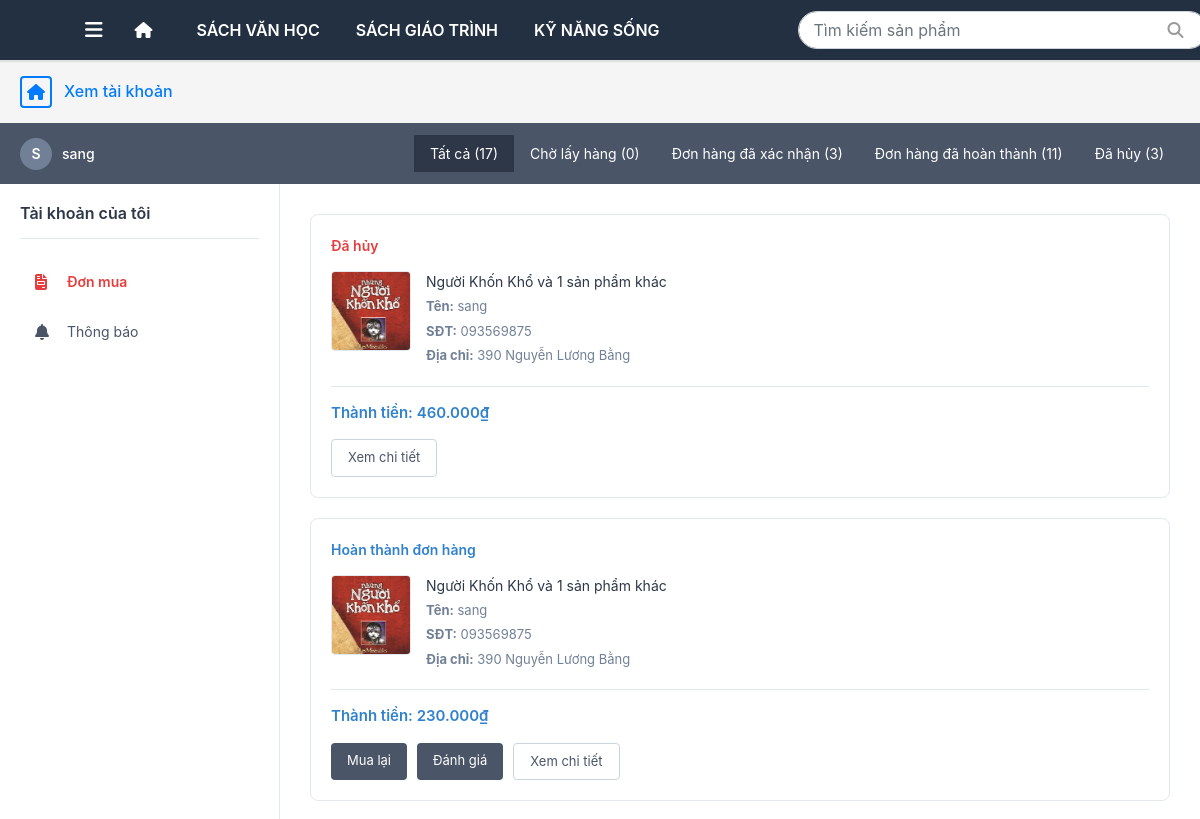
Before: /my-orders/ (signed in, upper part) with the older database file.
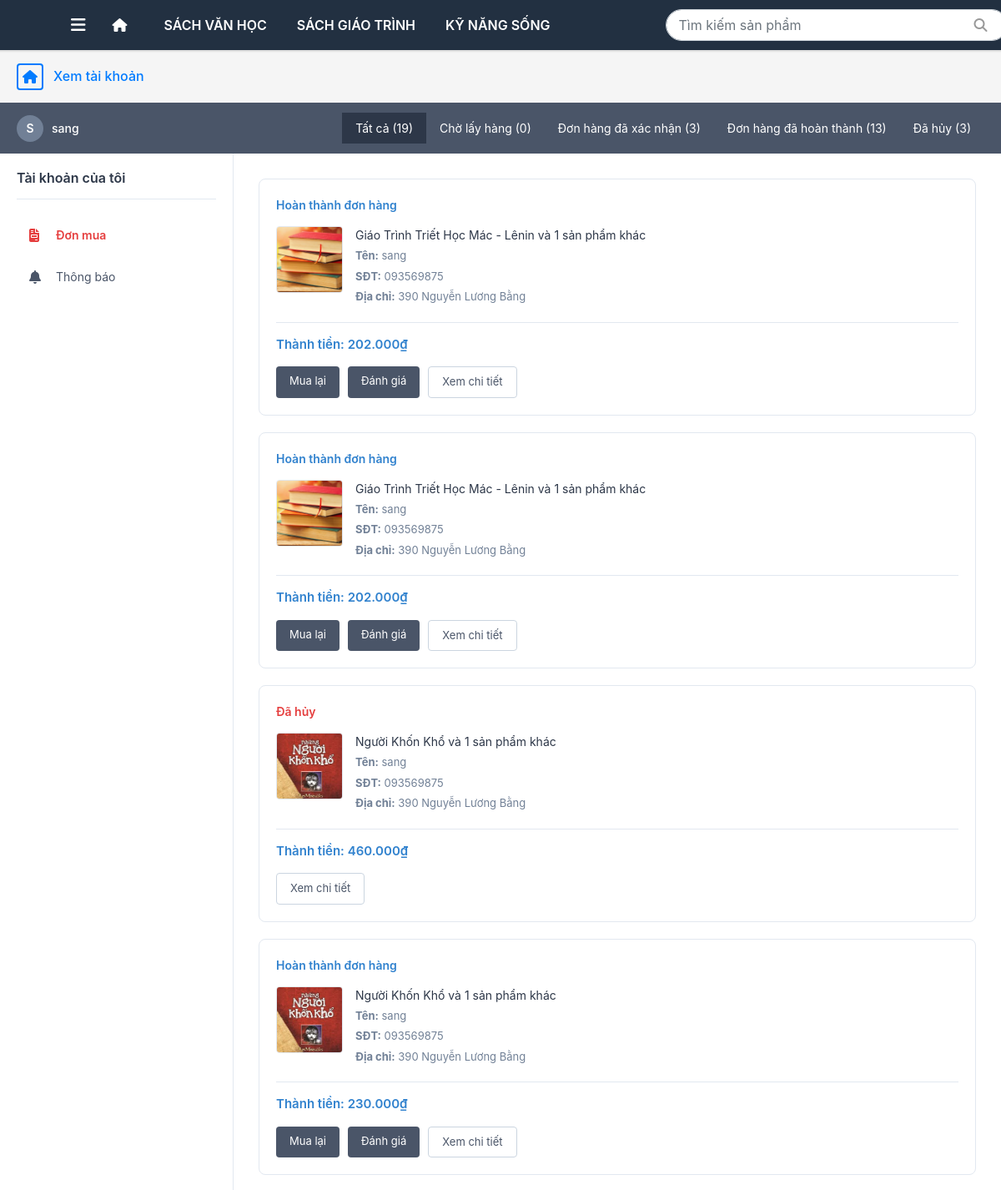
After: the same page with the newer database file.
### booksale_app/models.py (models this page shows, shortened)
class Category(models.Model):
    category_name = models.CharField(
        max_length = 255,
        blank=False, null=False,
        help_text = "Tên danh mục"
    )
    description = models.TextField(
        blank=False, null=False,
        help_text = "Mô tả"
    )
    created_at = models.DateTimeField(
        auto_now_add=True
    )
    updated_at = models.DateTimeField(
        auto_now_add=True
    )

class Order(models.Model):
    STATUS_CHOICES = [
        ('confirmed', 'Đã xác nhận'),
        ('pending', 'Chờ xác nhận'),
        ('cancelled', 'Đã hủy'),
        ('completed', 'Hoàn thành')
    ]
    order_date = models.DateTimeField(auto_now_add=True)
    total_amount = models.DecimalField(
        max_digits=10,
        decimal_places=3,
        null=True,         # cho phép null
        blank=True,
    )
    status = models.CharField(
        max_length=20,
        choices=STATUS_CHOICES,
        default='pending'  # mặc định là "Chờ xác nhận"
    )
    cancel_reason = models.TextField(blank=True, null=True)
    shipping_date = models.DateField(verbose_name= "Ngày giao hàng", blank=True, null=True)
    note = models.TextField(blank=True, null=True)
    customer = models.ForeignKey(
        Customer,
        on_delete = models.PROTECT
    )
    payment_method = models.CharField(choices=PaymentMethod.choices, max_length=20)

class Product(models.Model):
    product_name = models.CharField(
        max_length = 255,
        blank=False, null=False,
        help_text = "Tên sản phẩm"
    )
    description = models.TextField(
        blank=False, null=False,
        help_text = "Mô tả"
    )
    image = models.ImageField(upload_to='products/', null=True, blank=True)
    cost_price = models.DecimalField(
        max_digits=10,
        decimal_places=3
    )
    sell_price = models.DecimalField(
        max_digits=10,
        decimal_places=3
    )
    quantity = models.PositiveIntegerField(default=0)
    publisher = models.ForeignKey(
        Publisher,
        on_delete=models.CASCADE
    )
    category = models.ForeignKey(
        Category,
        on_delete=models.CASCADE
    )
    genre = models.ManyToManyField(
        'Genre',
        through="Genre_Item")
    cart = models.ManyToManyField(
        'Cart',
        through='Cart_Item'
    )
    order = models.ManyToManyField(
        'Order',
         through="Order_Item"
    )

class Customer(models.Model):
    user = models.OneToOneField(auth.get_user_model(), on_delete=models.CASCADE, null=True, blank=True)
    cust_name = models.CharField(
        max_length = 255,
        blank=False, null=False,
        help_text = "Tên khách hàng"
    )
    email = models.EmailField(
        max_length = 100,
        help_text = "Email"
    )
    phone = models.CharField(
        max_length = 15,
        blank=False, null=False,
        help_text = "Số điện thoại"
    )
    address = models.CharField(
        max_length = 255,
        blank=False, null=False,
        help_text = "Địa chi"
    )
    dob = models.DateField(
        verbose_name="Ngày sinh",
        blank=True, null=True
    )
    avatar = models.ImageField(upload_to='customers/', null=True, blank=True)
    create_at = models.DateTimeField(
        verbose_name = "Ngày tạo",
        auto_now_add=True
    )

### booksale_app/views/user_view/my_orders.py (the view)
# urls.py: path('my-orders/', views.my_orders, name='my_orders'),
@login_required(login_url="/accounts/login/kh/")
@group_required('KH', login_url="/accounts/login/kh/")
def my_orders(request):
    customer, created = Customer.objects.get_or_create(
        user=request.user,
        defaults={
            'cust_name': request.user.get_full_name() or request.user.username,
            'email': request.user.email or '',
            'phone': '',
            'address': '',
            'dob': timezone.now().date()
        }
    )
    status_filter = request.GET.get('status', 'all')
    orders = Order.objects.filter(customer=customer).order_by('-order_date')
    if status_filter == 'pending':
        orders = orders.filter(status='pending')
    elif status_filter == 'confirmed':
        orders = orders.filter(status='confirmed')
    elif status_filter == 'completed':
        orders = orders.filter(status='completed')
    elif status_filter == 'cancelled':
        orders = orders.filter(status='cancelled')
    order_list = []
    for order in orders:
        order_items = Order_Item.objects.filter(order=order).select_related('product')
        total = order.total_amount
        first_item = order_items.first()
        first_product = first_item.product if first_item else None
        product_names = [item.product.product_name for item in order_items[:1]]
        if order_items.count() > 1:
            product_display = f"{product_names[0]} và {order_items.count() - 1} sản phẩm khác"
        else:
            product_display = product_names[0] if product_names else "Sản phẩm"
        order_customer = order.customer
        order_list.append({
            'order': order,
            'total': total,
            'first_product': first_product,  # Truyền product object để dùng image.url
            'product_display': product_display,
            'item_count': order_items.count(),
            'first_item': first_item,
            'name': order_customer.cust_name,
            'phone': order_customer.phone or 'Chưa cập nhật',
            'address': order_customer.address or 'Chưa cập nhật',
        })
    all_count = Order.objects.filter(customer=customer).count()
    pending_count = Order.objects.filter(customer=customer, status='pending').count()
    confirmed_count = Order.objects.filter(customer=customer, status='confirmed').count()
    completed_count = Order.objects.filter(customer=customer, status='completed').count()
    cancelled_count = Order.objects.filter(customer=customer, status='cancelled').count()
    context = {
        'order_list': order_list,
        'status_filter': status_filter,
        'all_count': all_count,
        'pending_count': pending_count,
        'confirmed_count': confirmed_count,
        'completed_count': completed_count,
        'cancelled_count': cancelled_count,
        'customer': customer
    }
    return render(request, 'user_temp/my_orders/my_orders.html', context)

### booksale_app/context_processors.py (called while the page is built)
def categories_and_cart(request):
    context = {
        'categories': Category.objects.all()[:3],  # Lấy 3 categories đầu tiên cho menu
        'cart_count': 0
    }
    if request.user.is_authenticated:
        try:
            customer = Customer.objects.get(user=request.user)
            cart = Cart.objects.filter(customer=customer).first()
            if cart:
                cart_count = Cart_Item.objects.filter(cart=cart).aggregate(
                    total=Sum('quantity')
                )['total'] or 0
                context['cart_count'] = int(cart_count) if cart_count else 0
        except (Customer.DoesNotExist, AttributeError):
            context['cart_count'] = 0
    return context

def global_user_context(request):
    user = request.user
    is_kh = False
    role = None
    if user.is_authenticated:
        is_kh = user.groups.filter(name="KH").exists()
        if user.groups.filter(name="NVBH").exists():
            role = "NVBH"
        elif user.groups.filter(name="NVTK").exists():
            role = "NVTK"
    return {
        "is_kh": is_kh,
        "role": role,
    }

### booksale_app/templates/user_temp/my_orders/my_orders.html (shortened to what the changed rows need)
{% extends 'user_temp/base.html' %}
{% load static %}
{% block content %}
<div class="my-orders-container">
    <div class="breadcrumb-bar">
        <div class="breadcrumb-content">
            <h2 class="breadcrumb-title">Xem tài khoản</h2>
        </div>
    </div>
    <div class="top-header-bar">
        <div class="header-filter-tabs">
            <a href="?status=all" class="header-filter-tab {% if status_filter == 'all' %}active{% endif %}">
                Tất cả ({{ all_count }})
            </a>
            <a href="?status=pending" class="header-filter-tab {% if status_filter == 'pending' %}active{% endif %}">
                Chờ lấy hàng ({{ pending_count }})
            </a>
            <a href="?status=confirmed" class="header-filter-tab {% if status_filter == 'confirmed' %}active{% endif %}">
                Đơn hàng đã xác nhận ({{ confirmed_count }})
            </a>
            <a href="?status=completed" class="header-filter-tab {% if status_filter == 'completed' %}active{% endif %}">
                Đơn hàng đã hoàn thành ({{ completed_count }})
            </a>
            <a href="?status=cancelled" class="header-filter-tab {% if status_filter == 'cancelled' %}active{% endif %}">
                Đã hủy ({{ cancelled_count }})
            </a>
        </div>
    </div>
    <div class="main-layout">
        <div class="content-area">
            <div class="order-list">
                {% if order_list %}
                    {% for order_data in order_list %}
                    <div class="order-card">
                        <div class="order-status-badge {{ order_data.order.status }}">
                            {% if order_data.order.status == 'pending' %}
                                Chờ lấy hàng
                            {% elif order_data.order.status == 'confirmed' %}
                                Đã xác nhận đơn
                            {% elif order_data.order.status == 'completed' %}
                                Hoàn thành đơn hàng
                            {% elif order_data.order.status == 'cancelled' %}
                                Đã hủy
                            {% endif %}
                        </div>
                        <div class="order-product-info">
                            {% if order_data.first_product and order_data.first_product.image %}
                                <img src="{{ order_data.first_product.image.url }}" alt="{{ order_data.product_display }}" class="order-product-image">
                            {% else %}
                                <img src="{% static 'images/image.jpg' %}" alt="{{ order_data.product_display }}" class="order-product-image">
                            {% endif %}
                            <div class="order-product-details">
                                <div class="order-product-name">{{ order_data.product_display }}</div>
                                <div class="order-product-quantity"><strong>Tên:</strong> {{ order_data.name }}</div>
                                <div class="order-product-address"><strong>SĐT:</strong> {{ order_data.phone }}</div>
                                <div class="order-product-address"><strong>Địa chỉ:</strong> {{ order_data.address }}</div>
                            </div>
                        </div>
                        <div class="order-total" data-value="{{ order_data.total }}">
                            Thành tiền: {{ order_data.total }}₫
                        </div>
                        <div class="order-actions">
                            {% if order_data.order.status == 'completed' %}
                            <a href="{% url 'buy_again' order_data.order.id %}" class="btn-buy-again">Mua lại</a>
                            <a href="{% url 'review_order' order_data.order.id %}" class="btn-buy-again">Đánh giá</a>
                            {% endif %}
                            <a href="{% url 'order_confirm' order_data.order.id %}" class="btn-view-reviews">Xem chi tiết</a>
                        </div>
                    </div>
                    {% endfor %}
                {% else %}
                    <div class="empty-state">
                        <i class="fa-solid fa-box-open"></i>
                        <p>Chưa có đơn hàng nào</p>
                    </div>
                {% endif %}
            </div>
        </div>
    </div>
</div>
{% endblock %}

### booksale_app/templates/user_temp/base.html (shortened to what this page needs)
<!DOCTYPE html>
<html lang="en">
    <head>
        <link
            rel="stylesheet"
            href="https://stackpath.bootstrapcdn.com/bootstrap/4.4.1/css/bootstrap.min.css"
        />
        <link rel="stylesheet" href="https://cdnjs.cloudflare.com/ajax/libs/font-awesome/6.4.0/css/all.min.css" />
    </head>
    <body>
        <nav class="navbar navbar-expand-lg navbar-custom fixed-top">
            <div class="container-fluid">
                <div class="d-flex align-items-center">
                    <a class="navbar-brand text-white d-none d-lg-block" href="{% url 'category' %}">
                        <i class="fa-solid fa-bars"></i>
                    </a>
                    <a class="nav-link" href="{% url 'home' %}"><i class="fa-solid fa-house"></i></a>
                </div>
                <div class="collapse navbar-collapse" id="navbarNav">
                    <ul class="navbar-nav mr-auto">
                        {% for category in categories %}
                        <li class="nav-item">
                            <a class="nav-link nav-link-custom" href="{% url 'category_detail' category.category_name %}">
                                {{ category.category_name|upper }}
                            </a>
                        </li>
                        {% endfor %}
                    </ul>
                    <form class="d-flex ms-auto search-box align-items-left" role="search"
                          method="GET" action="{% url 'search' %}">
                        <input class="form-control" type="search" placeholder="Tìm kiếm sản phẩm"
                               aria-label="Search" name="q" required />
                        <button class="btn btn-link text-white" type="submit">
                            <i class="icon-search fa-solid fa-magnifying-glass"></i>
                        </button>
                    </form>
            </div>
        </nav>
        <div class="content-wrapper">
             {% block content %}{% endblock %}
        </div>
    </body>
</html>

Changed rows visible on the page:
added Order: status "Hoàn thành đơn hàng", first_product.image (picture), product_display "Giáo Trình Triết Học Mác - Lênin và 1 sản phẩm khác", name "sang", phone "093569875", address "390 Nguyễn Lương Bằng", total "202.000"
added Order: status "Hoàn thành đơn hàng", first_product.image (picture), product_display "Giáo Trình Triết Học Mác - Lênin và 1 sản phẩm khác", name "sang", phone "093569875", address "390 Nguyễn Lương Bằng", total "202.000"
Other visible differences:
{{ all_count }}: "17" → "19"
{{ completed_count }}: "11" → "13"
